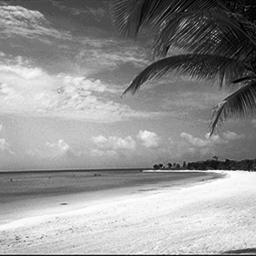
#> input picture Image Classification/data/train/Coast/image_0006.jpg, 256 x 256 px; its folder holds only this picture in this run
$ jupyter execute --allow-errors implementation.ipynb
#> lines starting #> are read from the running program, lines starting #| are printed output that depends on the picture
[cell 1]
from pathlib import Path, os
import numpy as np
from glob import glob
import cv2 as cv
from matplotlib import pyplot as plt
from sklearn.cluster import KMeans
from sklearn.metrics import pairwise_distances_argmin
import heapq
import seaborn as sns
import random

# General Approach:

* The general idea is to learn the important features from the training images and classify the validation images based on these features.
* We want a bag of visual words representaion just like in text classification for our model.
* So the steps are:
    1. Read all the training images.
    2. Extract the important features from the images using any feature detector (SIFT used in this case).
    3. Convert the features to a descriptor array.
    4. Train Kmeans on this data to get the n cluster centers.
    5. Use these cluster centers to construct a histogram for each image by:
        * Find the cluster for each image feature.
        * Increment the frequency for that cluster for the current image in our histogram.
    6. Now that all the histograms of training images are ready, read the validation data.
    7. Convert the validation image to histogram using previous kmeans model.
    8. Find the k nearest neighbors to this histogram and predict the class as the maximum occurring label in the KNN list.
    9. Compute the accuracy.

# Feature Detection - Extraction:

* We are using the SIFT feature detector for this data.
* The cv library method detects the features in an image stored in the keypoints object.
* This method also gives us the descriptor array, which is useful to train our model.
* These features are drawn back on the image using the keypoints object.

# Visual Dictionary Compilation

* After running the Kmeans algorithm, we get the cluster centers.
* This is essentially our visual word dictionary, which we will use to generate the histograms for each image.
* But these cluster centers may not correspond to actual features in our training images.
* Hence, to visualize them, we have to find the actual feature nearest to these centers.
* Then we can extract the patch from the original image for this feature.
* Finally, we plot these features to get a 10 by 10 visual dictionary.

# Bag-of-words Creation

* Now that we have our cluster centers, we can create the bag of words representation.
* The cluster centers are essentially the most important features from our training day.
* Hence, for each feature in the training image, we find the cluster it belongs to and increment the frequency for that cluster by one.
* So for each image we get an n-dimensional array (histogram with n being the number of cluster centers) that tells us which feature occurred how many times in that image.
* These histograms will be used for our final KNN classification.

# Classification via Visual Words

* After generating our histograms, we can finally classify our validation images using KNN classification.
* The idea is to generate a similar histogram as for our training images (using the kmeans model).
* Then we find the k closest training histograms (associated to a single training image).
* Finally, we can use the actual labels or class of these k images to predict the class of our valdiation image. It will simply be the maximum occurring class in the list of k elements.
* We find the k nearest neighbors using the following algorithm:
    1. Insert the distance between the validation image histogram and other training images histograms into a heap data structure.
    2. Remove an element k number of times to get the k closest histograms.
    3. Return the class labels of these histograms.
* Heap is a tree-like data structure where each node is smaller (in our case, also called Min-Heap) than its children nodes.
* Hence, the root is the smallest element of all. Since in our case when we maintain heap by distance, we get the closest histograms.

[cell 2]
def visualize_features(image, keypoints, label):
    '''
    plots the image with and without the features
    '''
    copy = image.copy()
    copy = cv.drawKeypoints(image, keypoints, copy,
                            flags=cv.DRAW_MATCHES_FLAGS_DRAW_RICH_KEYPOINTS)

    fig, axes = plt.subplots(nrows=1, ncols=2, figsize=(10, 5))
    axes[0].imshow(image, 'gray')
    axes[0].set_title('Original image')
    axes[0].axis('off')
    axes[1].imshow(copy)
    axes[1].set_title('After feature detection')
    axes[1].axis('off')
    fig.suptitle(f'Image from class {label}')
    fig.tight_layout()
    plt.savefig(str(op_path / f'{label}.png'))
    plt.show()
    print('\n\n')

[cell 3]
def visualize_dictionary(dict_ele):
    '''
    Plots the visual word dictionary (from features closest to the cluster centers)
    '''
    plt.figure(figsize=(15, 15))
    for i in range(10):
        for j in range(10):
            cur, keypoint = dict_ele[i*10+j]
            size = 11

            start_x = int(keypoint.pt[0] - size / 2.)
            start_y = int(keypoint.pt[1] - size / 2.)
            patch = train_images[cur][start_y: start_y+size, start_x: start_x+size]

            ax = plt.subplot2grid((10, 10), (i, j))
            plt.suptitle('Visual Word Dictionary', fontsize=50)
            ax.imshow(patch, 'gray')
            ax.axis('off')
    plt.savefig(str(op_path / 'visual_dict.png'))
    plt.show()

[cell 4]
def fit_kmeans(n_clusters, visualize=False):
    '''
    Fits the data on the kmeans model and visualizes it.
    '''
    kmeans = KMeans(n_clusters=n_clusters).fit(np.concatenate(train_descriptors))

    if visualize:
        # visualize the dictionary
        closest = pairwise_distances_argmin(kmeans.cluster_centers_, np.concatenate(train_descriptors))
        closest.sort()
        i = j = 0
        dict_ele = []
        for image_index in range(len(train_keypoints)):
            for keypoint in train_keypoints[image_index]:
                if j < len(closest) and i == closest[j]:
                    dict_ele.append((image_index, keypoint))
                    j += 1
                i += 1
        visualize_dictionary(dict_ele)

    std, train_histograms = create_histograms(kmeans, n_clusters)

    return kmeans, std, train_histograms

[cell 5]
def create_histograms(kmeans, n_clusters):
    '''
    Creates histograms for the training images
    '''

    # build training histograms
    train_histograms = []
    for des in train_descriptors:
        predictions = kmeans.predict(des)
        histogram, _ = np.histogram(predictions, bins=n_clusters)
        train_histograms.append(histogram)

    # normalize the histograms
    train_histograms = np.array(train_histograms)
    std = np.std(train_histograms, axis=0)
    train_histograms = train_histograms / std

    return std, train_histograms

#> (a cell that did not finish here is left out)

[cell 7]
def get_knn(train_histograms, train_labels, val_histogram, k):
    '''
    returns the k nearest neighbors for the histograms.
    '''
    heap = []
    heapq.heapify(heap)
    for histogram, label in zip(train_histograms, train_labels):
        dist = 0
        for val1, val2 in zip(histogram, val_histogram):
            dist += np.square(val1 - val2)
        dist = np.sqrt(dist)
        heapq.heappush(heap, (dist, label))

    return [heapq.heappop(heap)[1] for _ in range(k)]

[cell 8]
def visualize_confusion_matrix(accuracy, labels, val_pred_labels, val_true_labels):
    '''
    Plots the confusion matrix for given data.
    '''
    confusion_matrix = np.zeros((10, 10), dtype=np.int16)
    for pred, true in zip(val_pred_labels, val_true_labels):
        confusion_matrix[labels.index(pred), labels.index(true)] += 1
    confusion_matrix = confusion_matrix / confusion_matrix.sum(axis=1,keepdims=1)

    plt.figure(figsize=(20, 20))
    sns.set(font_scale=1.5)
    ax = sns.heatmap(confusion_matrix, annot=True, square=True, cmap="YlGnBu", cbar_kws={'label': 'Scale'})
    ax.set_title(f'Confusion Matrix (Accuracy = {accuracy}%)', fontsize=50)
    ax.set_xticklabels(labels, fontsize=15)
    ax.set_yticklabels(labels, fontsize=15)
    ax.set_xlabel("True Label", fontsize=25)
    ax.set_ylabel("Predicted Label", fontsize=25)
    plt.savefig(str(op_path / 'confusion_matrix.png'))
    plt.show()

[cell 9]
# set the file paths
root_path = Path.cwd()
train_path = root_path / 'data' / 'train' / '*'
val_path = root_path / 'data' / 'validation' / '*'
op_path = root_path / 'Results'

[cell 10]
# create sift descriptor and read the training data
sift = cv.SIFT_create()
train_images, train_labels, train_keypoints, train_descriptors = [], [], [], []
for folder in glob(str(train_path)):
    label = folder.split(os.sep)[-1]
    for file in glob(folder + '/*.jpg'):
        image = cv.imread(file, -1)
#> image is the input picture: shape (256, 256); min 0, max 255, mean 148.6
        kp, des = sift.detectAndCompute(image, None)
#> kp = 245 keypoints; strongest (x, y, size): (229, 165, 8.6), (156, 167, 3.5), (215, 169, 2), (161, 165, 1.9)

        train_images.append(image)
        train_labels.append(label)
        train_keypoints.append(kp)
        train_descriptors.append(des)

# visualize the feature detection
#> (the rest of this cell did not finish here and is left out)

[cell 11]
# call kmeans for 100 clusters
n_clusters = 100
kmeans, std, train_histograms = fit_kmeans(n_clusters=n_clusters, visualize=True)
#> in fit_kmeans, `closest = pairwise_distances_argmin(kmeans.cluster_centers_, np.concat..`: closest = 100 values, max 825 at index 76, min 9 at index 48, mean 393.8
#> in fit_kmeans, `closest = pairwise_distances_argmin(kmeans.cluster_centers_, np.concat..`:
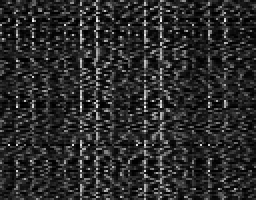
#> kmeans.cluster_centers_: shape (100, 128) float32 (shown 2 times larger); min -3.81e-06, max 171.1, mean 29; drawn with min black and max white
#> the loop in fit_kmeans, `for image_index in range(len(train_keypoints)):` made 2 passes
#> after the loop in fit_kmeans, `for image_index in range(len(train_keypoints)):`: dict_ele = 100 items; i = 831; j = 100
#> in visualize_dictionary, `plt.savefig(str(op_path / 'visual_dict.png'))`:
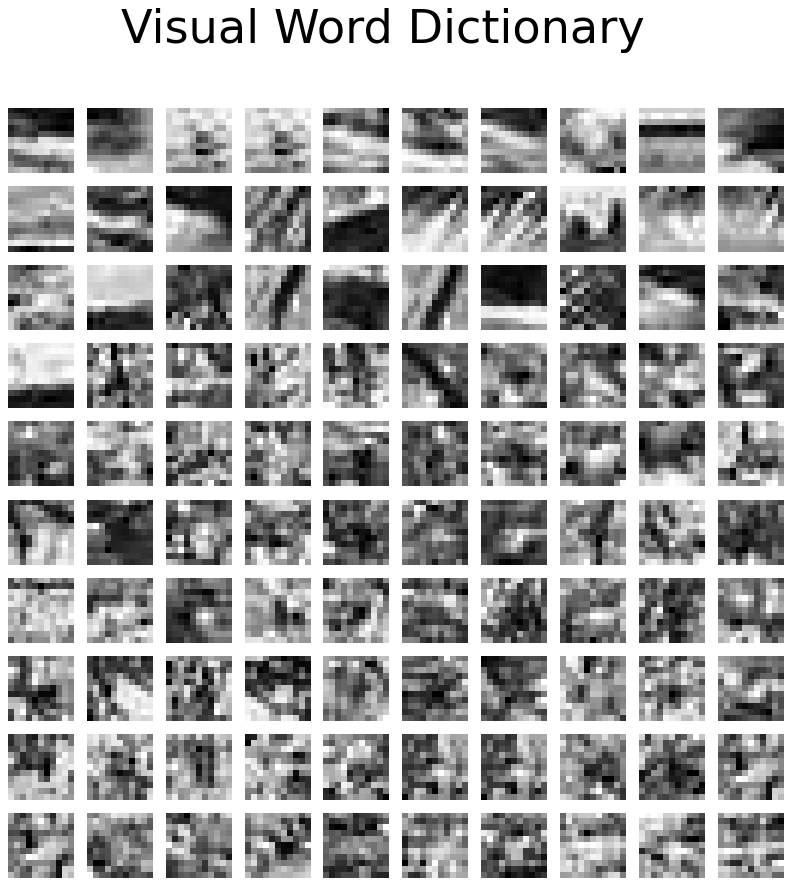
#> figure drawn by matplotlib, 100 panels
#> the loop in create_histograms, `for des in train_descriptors:` made 2 passes
#> after the loop in create_histograms, `for des in train_descriptors:`: train_histograms = 2 items
#> in create_histograms, `std = np.std(train_histograms, axis=0)`: std = 100 values, max 7.5 at index 8, min 0 at index 6, mean 2.83

#> (a cell that did not finish here is left out)

#> (a cell that did not finish here is left out)

#> (a cell that did not finish here is left out)

#> (a cell that did not finish here is left out)

[cell 16]
# run kmeans for 25 clusters and predict
n_clusters = 25
kmeans, std, train_histograms = fit_kmeans(n_clusters=n_clusters)
#> the loop in create_histograms (call 2), `for des in train_descriptors:` made 2 passes
#> std = 25 values, max 22 at index 21, min 1.5 at index 7, mean 10.58
#> (the rest of this cell did not finish here and is left out)
